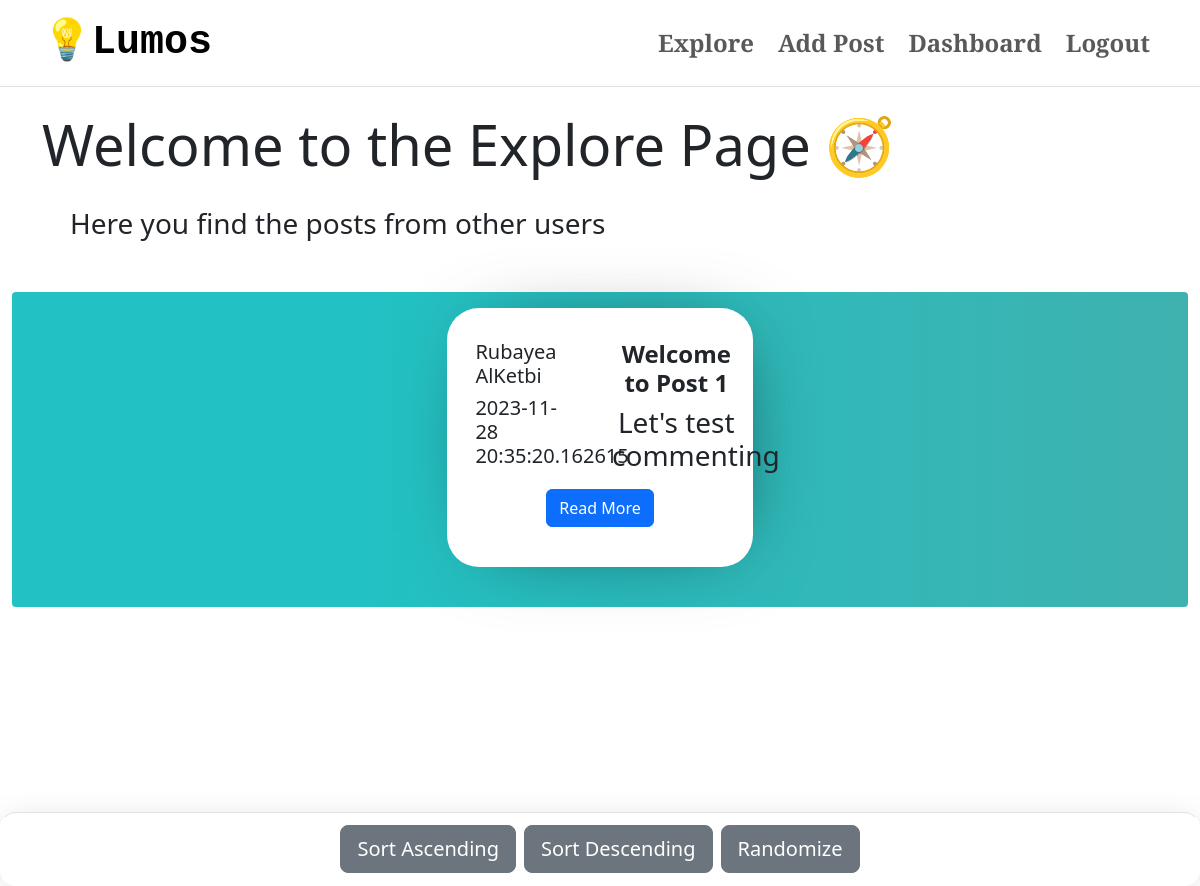
The page /explore (signed in) on the database as committed earlier.
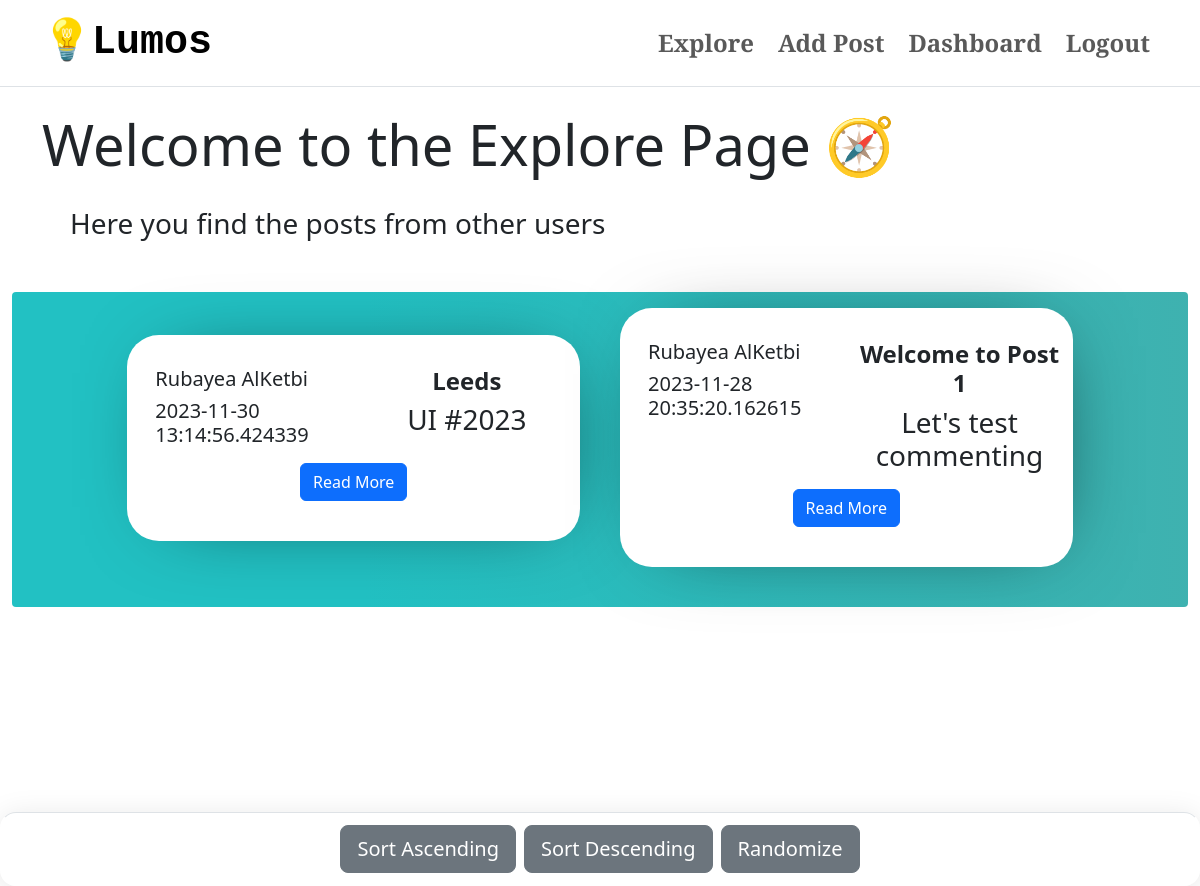
The same page on the database as committed later.
### app/models.py (models this page shows, shortened)
class User(db.Model, UserMixin):
    id = db.Column(db.Integer, primary_key=True)
    name = db.Column(db.String(100), nullable=False)
    email = db.Column(db.String(100), unique=True, nullable=False)
    passwordHashed = db.Column(db.String(100), nullable=False)
    username = db.Column(db.String(20), unique=True, nullable=False)
    biography = db.Column(db.Text, nullable=True)
    avatar = db.Column(db.String(), nullable=True)
    posts = db.relationship('Post', backref='user', lazy=True)
    @property
    def password(self):
        raise AttributeError('password: write-only field , not readable')

class Post(db.Model):
    id = db.Column(db.Integer, primary_key=True)
    title = db.Column(db.String(100), nullable=False)
    caption = db.Column(db.Text, nullable=False)
    publish_date = db.Column(db.DateTime, default=datetime.utcnow())
    author_id = db.Column(db.Integer, db.ForeignKey('user.id'), nullable=False)
    tags = db.relationship('Tag', secondary='post_tag', backref=db.backref('posts', lazy='dynamic'))

### app/views.py (the view)
@app.route('/explore', methods=['GET', 'POST'])
@login_required
def explore():
    posts = Post.query.all()
    userCache = {}
    for post in posts:
        if post.author_id in userCache:
            authorName = userCache[post.author_id]
        else:
            author = User.query.filter_by(id=post.author_id).first()
            userCache[post.author_id] = author.name
    return render_template("explore.html", posts = posts, userCache = userCache)

### app/views.py (called while the page is built)
@login_manager.user_loader
def load_user(id):
    return User.query.get(int(id))

### app/templates/explore.html (shortened to what this page needs)
{%extends "user_home.html"%}
{%block content%}
    <div class="container-fluid border-top h-full">
        <div class="container">
            <div class="row">
                <h1 class="display-4 pt-4">Welcome to the Explore Page 🧭</h1>
            </div>
            <div class="row pb-3 m-3">
                <p class="fs-3 fw-light">Here you find the posts from other users</p>
            </div>
        </div>
        <div class="container-fluid rounded-1 movingGrade">
            <div class="row d-flex justify-content-center align-items-center p-3 gap-3">
                {% for post in posts %}
                <div class="col-md-5 mb-4">
                    <div class="container growContainer normalContainer" id="{{ post.id }}">
                        <div class="row">
                            <div class="col-md-6">
                                <h5 class="fw-light px-3">{{ userCache[post.author_id] }}</h5>
                                <h5 class="fw-light px-3">{{ post.publish_date }}</h5>
                            </div>
                            <div class="col-md-6">
                                <h4 class="fw-bold text-center">{{ post.title }}</h4>
                                <h3 class="fw-light text-center">{{ post.caption }}</h3>
                            </div>
                            <div class="col-md-12 text-center my-2">
                                <a href="{{ url_for('post', post_id=post.id) }}" class="btn btn-primary">Read More</a>
                            </div>
                        </div>
                    </div>
                </div>
                {% endfor %}
            </div>
        </div>
    <br>
    <br>
    <br>
    <nav class="navbar fixed-bottom glassContainer border-top">
        <div class="d-flex justify-content-center align-items-center w-100">
            <button type="button" class="btn btn-secondary m-1 btn-lg" id="SortAsc"> Sort Ascending</button>
            <button type="button" class="btn btn-secondary m-1 btn-lg" id="SortDesc"> Sort Descending</button>
            <button type="button" class="btn btn-secondary m-1 btn-lg" id="Randomize"> Randomize</button>
        </div>
    </nav>
{%endblock content%}

### app/templates/user_home.html (shortened to what this page needs)
<!DOCTYPE html>
<html lang="en">
<head>
    <link rel="stylesheet" href="{{ url_for('static', filename='CSS/style.css') }}">
    <link href="https://cdn.jsdelivr.net/npm/bootstrap@5.3.2/dist/css/bootstrap.min.css"
      rel="stylesheet"
>
</head>
<body>
  <div class="container-fluid ">
    <nav class="navbar navbar-expand-lg" data-bs-theme="light">
        <div class="container">
          <a class="navbar-brand navTitle fs-1 fw-bold" href="{{url_for("home")}}">💡Lumos</a>
          <div class="collapse navbar-collapse" id="navbarNavDropdown">
            <ul class="navbar-nav ms-auto d-flex gap-2 fs-4 fw-bold">
              <li class="nav-item">
                <a class="nav-link title" href="{{url_for("explore")}}">Explore</a>
              </li>
              <li class="nav-item">
                <a class="nav-link title" href="{{url_for("add_post")}}">Add Post</a>
              </li>
              <li class="nav-item">
                <a class="nav-link title" href="{{url_for("userDash")}}">Dashboard</a>
              </li>
              <li class="nav-item fs-4 ">
                <a class="nav-link title "href="{{url_for("logout")}}">Logout</a>
              </li>
            </ul>
          </div>
        </div>
      </nav>
  </div>
  {% block content %}
  {% endblock content%}
</body>
</html>

### app/static/CSS/style.css (style rules this page uses)
:root { --black: #020100ff; --lapis-lazuli: #235789ff; --school-bus-yellow: #f1d302ff; --fire-engine-red: #c1292eff; --baby-powder: #fdfffcff; }
.navTitle { font-family: 'Courier New', Courier, monospace; font-size: large; text-size-adjust: 100%; }
.glassContainer { background: rgba(255, 255, 255, 0.24); border-radius: 16px; box-shadow: 0 4px 30px rgba(0, 0, 0, 0.1); backdrop-filter: blur(5px); -webkit-backdrop-filter: blur(5px); border: 1px solid rgba(255, 255, 255, 0.42); }
.title { font-family: 'Josefin Slab', serif; }
.h-full { min-height: 100vh; }
.normalContainer { display: inline-flexbox; justify-content: center; align-items: center; margin: auto; padding: 2rem; border-radius: 2rem; background-color: white; max-width: 90%; max-height: 60%; -webkit-box-shadow: 9px 2px 83px -36px rgba(0,0,0,0.73); -moz-box-shadow: 9px 2px 83px -36px rgba(0,0,0,0.73); box-shadow: 9px 2px 83px -36px rgba(0,0,0,0.73); }
.movingGrade { display: flex; justify-content: center; align-items: center; width:100%; height:100%; background: rgb(34,193,195); background: linear-gradient(90deg, rgba(34,193,195,1) 5%, rgb(253, 73, 45) 95%); background-size: 600% 600%; animation: animateBackground 10s infinite linear; }
.growContainer { transition: transform .2s ease-in-out; }

Rows that differ between the two databases and show on the page:
added Post: {{ userCache[post.author_id] }} "Rubayea AlKetbi", publish_date "2023-11-30 13:14:56.424339", title "Leeds", caption "UI #2023"
